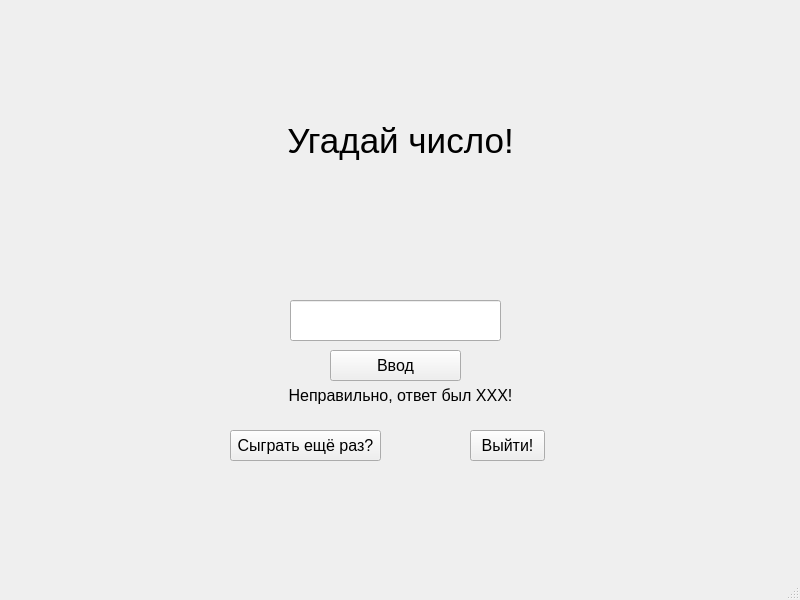
<?xml version="1.0" encoding="UTF-8"?>
<ui version="4.0">
 <class>MainWindow</class>
 <widget class="QMainWindow" name="MainWindow">
  <property name="geometry">
   <rect>
    <x>0</x>
    <y>0</y>
    <width>800</width>
    <height>600</height>
   </rect>
  </property>
  <property name="windowTitle">
   <string>MainWindow</string>
  </property>
  <widget class="QWidget" name="centralwidget">
   <widget class="QLabel" name="label">
    <property name="geometry">
     <rect>
      <x>270</x>
      <y>90</y>
      <width>261</width>
      <height>101</height>
     </rect>
    </property>
    <property name="font">
     <font>
      <pointsize>26</pointsize>
     </font>
    </property>
    <property name="text">
     <string>Угадай число!</string>
    </property>
    <property name="alignment">
     <set>Qt::AlignCenter</set>
    </property>
   </widget>
   <widget class="QLineEdit" name="lineEdit">
    <property name="geometry">
     <rect>
      <x>290</x>
      <y>300</y>
      <width>211</width>
      <height>41</height>
     </rect>
    </property>
    <property name="font">
     <font>
      <pointsize>12</pointsize>
     </font>
    </property>
   </widget>
   <widget class="QPushButton" name="pushButton">
    <property name="geometry">
     <rect>
      <x>330</x>
      <y>350</y>
      <width>131</width>
      <height>31</height>
     </rect>
    </property>
    <property name="font">
     <font>
      <pointsize>12</pointsize>
     </font>
    </property>
    <property name="text">
     <string>Ввод</string>
    </property>
   </widget>
   <widget class="QLabel" name="label_2">
    <property name="geometry">
     <rect>
      <x>200</x>
      <y>380</y>
      <width>401</width>
      <height>31</height>
     </rect>
    </property>
    <property name="font">
     <font>
      <pointsize>12</pointsize>
     </font>
    </property>
    <property name="text">
     <string>Неправильно, ответ был ХХХ!</string>
    </property>
    <property name="alignment">
     <set>Qt::AlignCenter</set>
    </property>
   </widget>
   <widget class="QPushButton" name="pushButton_2">
    <property name="geometry">
     <rect>
      <x>230</x>
      <y>430</y>
      <width>151</width>
      <height>31</height>
     </rect>
    </property>
    <property name="font">
     <font>
      <pointsize>12</pointsize>
     </font>
    </property>
    <property name="text">
     <string>Сыграть ещё раз?</string>
    </property>
   </widget>
   <widget class="QPushButton" name="pushButton_3">
    <property name="geometry">
     <rect>
      <x>470</x>
      <y>430</y>
      <width>75</width>
      <height>31</height>
     </rect>
    </property>
    <property name="font">
     <font>
      <pointsize>12</pointsize>
     </font>
    </property>
    <property name="text">
     <string>Выйти!</string>
    </property>
   </widget>
  </widget>
  <widget class="QMenuBar" name="menubar">
   <property name="geometry">
    <rect>
     <x>0</x>
     <y>0</y>
     <width>800</width>
     <height>21</height>
    </rect>
   </property>
  </widget>
  <widget class="QStatusBar" name="statusbar"/>
 </widget>
 <resources/>
 <connections/>
</ui>
